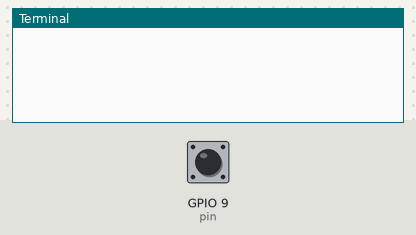
The program below on a simulated Raspberry Pi (BCM pin numbers). On the bench: the last lines printed to the terminal. Inputs (shaded band) come from the test bench; at power-on: GPIO 9 (pin) HIGH. The clock reads 2024-03-15 10:24:30 at power-on unless the program sets it.

Above: at 1.2 s.
1.3 s: GPIO 9 (pin) pulled LOW for 0.15 s
At 4.2 s:
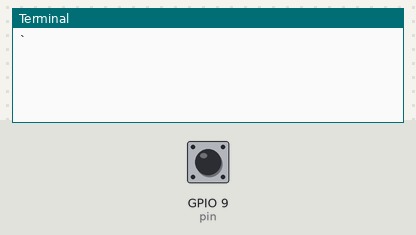
4.4 s: GPIO 9 (pin) pulled LOW for 1 s
At 7.2 s:
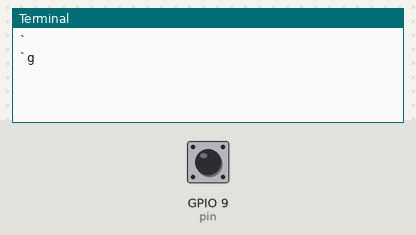
8.0 s: GPIO 9 (pin) pulled LOW for 0.15 s
At 10.9 s:
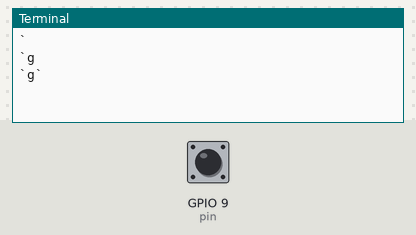
11.1 s: GPIO 9 (pin) pulled LOW for 1 s
At 13.5 s:
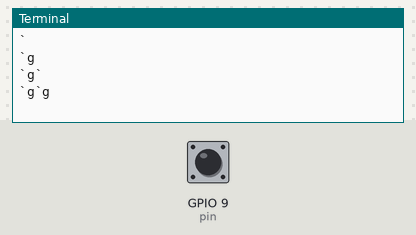
14.7 s: GPIO 9 (pin) pulled LOW for 3.2 s
At 17.5 s:
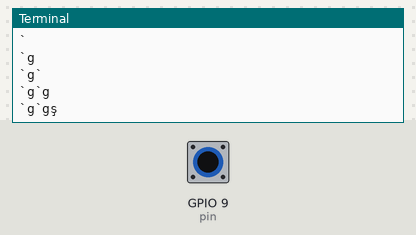
20.4 s: GPIO 9 (pin) pulled LOW for 0.15 s
At 23.0 s:
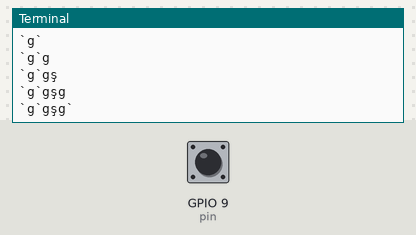

Measured:
- after the input at 1.3 s, the terminal: prints a new line after 2.1 s (image 1)
- after the input at 4.4 s, the terminal: prints a new line after 2.1 s (image 2)
- after the input at 8.0 s, the terminal: prints a new line after 2.1 s (image 3)
- after the input at 11.1 s, the terminal: prints a new line after 2.1 s (image 4)
- after the input at 14.7 s, the terminal: prints a new line after 2.1 s (image 5)
- after the input at 20.4 s, the terminal: prints a new line after 2.1 s (image 6)

The program:

Rx.py
```python
def rx_status():                                            # Check input pin
    if GPIO.input(pin) == 0:
        return True
    if GPIO.input(pin) == 1:
        return False


def wait_rx(sleep, pulse):                                  # Sleep until next broadcast
    while not rx_status():
        time.sleep(sleep)
    time.sleep(pulse)
    return


def pulse_lenght():                                         # Returns lenght of a pulse
    while True:
        start_time = time.time()
        if rx_status():
            break
    while True:
        end_time = time.time()
        if not rx_status():
            break
    pulse_lenght = end_time - start_time
    #print([end_time, start_time, pulse_lenght])            # For testing purposes
    if pulse_lenght > 0:
        return pulse_lenght
    else:
        return False


def time_until(goal_time):                                  # Returns starting time for action
    return time.time() + goal_time


def listen_seq(pulse, sleep, rx_start):                     # Record sequence
    seq = []
    while time.time() < rx_start:
        time.sleep(sleep)
    time.sleep(0.5 * pulse)                                 # Move to the center of the pulse
    while len(seq) < 8:
        seq.append(rx_status())
        time.sleep(pulse)
    return seq


def get_num(seq, total = 0):                                # Turn sequence into integer in range 0-255
    for i in range(0, len(seq)):
        if seq[i]:
            total += 2**i
    return total


def get_word(num):                                          # Turn integers to letters
    return chr(num + 96)


if __name__ == '__main__':
    import RPi.GPIO as GPIO
    import time

    # Settings
    pin = 9
    compensation = 0.0                                      # Difference in clocks
    sleep = 0.0001                                          # Waiting cycle
    pulse = 0.2                                             # Lenght of sync pulse in seconds
    transmission_density = 10                               # time to wait between bytes
    GPIO.setmode(GPIO.BCM)                                  # GPIO configuration
    GPIO.setup(pin, GPIO.IN, pull_up_down = GPIO.PUD_UP)

    # Testing program
    message = []
    while True:
        wait_rx(sleep, pulse) # Wait for transmission start
        rx_start = time_until(0.2) # Get starting time
        message.append(get_word(get_num(listen_seq(pulse, sleep, rx_start)))) # List received letters
        print(''.join(message)) # Join and print letters
    GPIO.cleanup() # Reset GPIO
```
